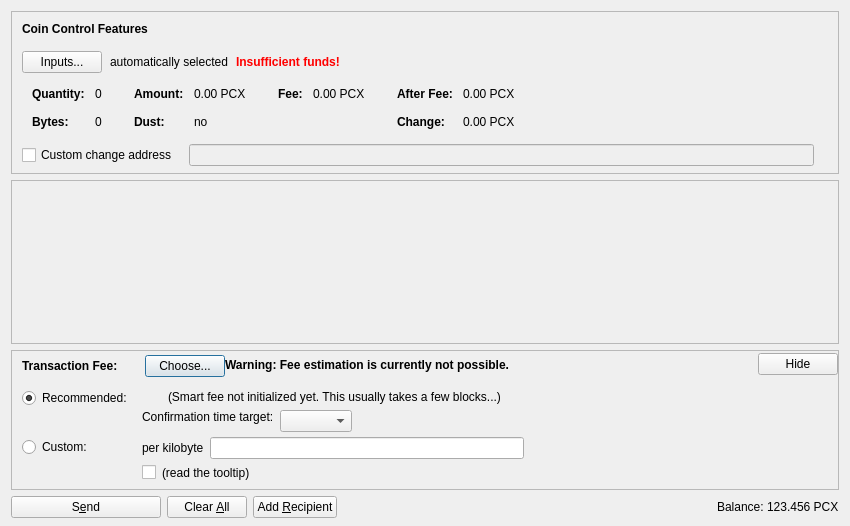
<?xml version="1.0" encoding="UTF-8"?>
<ui version="4.0">
 <class>SendCoinsDialog</class>
 <widget class="QDialog" name="SendCoinsDialog">
  <property name="geometry">
   <rect>
    <x>0</x>
    <y>0</y>
    <width>850</width>
    <height>526</height>
   </rect>
  </property>
  <property name="windowTitle">
   <string>Send Coins</string>
  </property>
  <layout class="QVBoxLayout" name="verticalLayout" stretch="0,1,0,0">
   <property name="bottomMargin">
    <number>8</number>
   </property>
   <item>
    <widget class="QFrame" name="frameCoinControl">
     <property name="sizePolicy">
      <sizepolicy hsizetype="Expanding" vsizetype="Expanding">
       <horstretch>0</horstretch>
       <verstretch>0</verstretch>
      </sizepolicy>
     </property>
     <property name="maximumSize">
      <size>
       <width>16777215</width>
       <height>16777215</height>
      </size>
     </property>
     <property name="frameShape">
      <enum>QFrame::StyledPanel</enum>
     </property>
     <property name="frameShadow">
      <enum>QFrame::Sunken</enum>
     </property>
     <layout class="QVBoxLayout" name="verticalLayoutCoinControl2">
      <property name="spacing">
       <number>0</number>
      </property>
      <property name="leftMargin">
       <number>0</number>
      </property>
      <property name="topMargin">
       <number>0</number>
      </property>
      <property name="rightMargin">
       <number>0</number>
      </property>
      <property name="bottomMargin">
       <number>6</number>
      </property>
      <item>
       <layout class="QVBoxLayout" name="verticalLayoutCoinControl" stretch="0,0,0,0,1">
        <property name="spacing">
         <number>0</number>
        </property>
        <property name="leftMargin">
         <number>10</number>
        </property>
        <property name="topMargin">
         <number>10</number>
        </property>
        <item>
         <layout class="QHBoxLayout" name="horizontalLayoutCoinControl1">
          <property name="bottomMargin">
           <number>15</number>
          </property>
          <item>
           <widget class="QLabel" name="labelCoinControlFeatures">
            <property name="sizePolicy">
             <sizepolicy hsizetype="Preferred" vsizetype="Maximum">
              <horstretch>0</horstretch>
              <verstretch>0</verstretch>
             </sizepolicy>
            </property>
            <property name="font">
             <font>
              <weight>75</weight>
              <bold>true</bold>
             </font>
            </property>
            <property name="styleSheet">
             <string notr="true">font-weight:bold;</string>
            </property>
            <property name="text">
             <string>Coin Control Features</string>
            </property>
           </widget>
          </item>
         </layout>
        </item>
        <item>
         <layout class="QHBoxLayout" name="horizontalLayoutCoinControl2" stretch="0,0,0,0">
          <property name="spacing">
           <number>8</number>
          </property>
          <property name="bottomMargin">
           <number>10</number>
          </property>
          <item>
           <widget class="QPushButton" name="pushButtonCoinControl">
            <property name="styleSheet">
             <string notr="true"/>
            </property>
            <property name="text">
             <string>Inputs...</string>
            </property>
            <property name="autoDefault">
             <bool>false</bool>
            </property>
           </widget>
          </item>
          <item>
           <widget class="QLabel" name="labelCoinControlAutomaticallySelected">
            <property name="text">
             <string>automatically selected</string>
            </property>
            <property name="margin">
             <number>5</number>
            </property>
           </widget>
          </item>
          <item>
           <widget class="QLabel" name="labelCoinControlInsuffFunds">
            <property name="font">
             <font>
              <weight>75</weight>
              <bold>true</bold>
             </font>
            </property>
            <property name="styleSheet">
             <string notr="true">color:red;font-weight:bold;</string>
            </property>
            <property name="text">
             <string>Insufficient funds!</string>
            </property>
            <property name="margin">
             <number>5</number>
            </property>
           </widget>
          </item>
          <item>
           <spacer name="horizontalSpacerCoinControl">
            <property name="orientation">
             <enum>Qt::Horizontal</enum>
            </property>
            <property name="sizeHint" stdset="0">
             <size>
              <width>40</width>
              <height>1</height>
             </size>
            </property>
           </spacer>
          </item>
         </layout>
        </item>
        <item>
         <widget class="QWidget" name="widgetCoinControl" native="true">
          <property name="sizePolicy">
           <sizepolicy hsizetype="Preferred" vsizetype="Preferred">
            <horstretch>0</horstretch>
            <verstretch>0</verstretch>
           </sizepolicy>
          </property>
          <property name="minimumSize">
           <size>
            <width>0</width>
            <height>0</height>
           </size>
          </property>
          <property name="styleSheet">
           <string notr="true"/>
          </property>
          <layout class="QHBoxLayout" name="horizontalLayoutCoinControl5">
           <property name="leftMargin">
            <number>0</number>
           </property>
           <property name="topMargin">
            <number>0</number>
           </property>
           <property name="rightMargin">
            <number>0</number>
           </property>
           <property name="bottomMargin">
            <number>0</number>
           </property>
           <item>
            <layout class="QHBoxLayout" name="horizontalLayoutCoinControl3" stretch="0,0,0,1">
             <property name="spacing">
              <number>20</number>
             </property>
             <property name="topMargin">
              <number>0</number>
             </property>
             <property name="bottomMargin">
              <number>10</number>
             </property>
             <item>
              <layout class="QFormLayout" name="formLayoutCoinControl1">
               <property name="horizontalSpacing">
                <number>10</number>
               </property>
               <property name="verticalSpacing">
                <number>14</number>
               </property>
               <property name="leftMargin">
                <number>10</number>
               </property>
               <property name="topMargin">
                <number>4</number>
               </property>
               <property name="rightMargin">
                <number>6</number>
               </property>
               <item row="0" column="0">
                <widget class="QLabel" name="labelCoinControlQuantityText">
                 <property name="font">
                  <font>
                   <weight>75</weight>
                   <bold>true</bold>
                  </font>
                 </property>
                 <property name="text">
                  <string>Quantity:</string>
                 </property>
                 <property name="margin">
                  <number>0</number>
                 </property>
                </widget>
               </item>
               <item row="0" column="1">
                <widget class="QLabel" name="labelCoinControlQuantity">
                 <property name="cursor">
                  <cursorShape>IBeamCursor</cursorShape>
                 </property>
                 <property name="contextMenuPolicy">
                  <enum>Qt::ActionsContextMenu</enum>
                 </property>
                 <property name="text">
                  <string notr="true">0</string>
                 </property>
                 <property name="margin">
                  <number>0</number>
                 </property>
                 <property name="textInteractionFlags">
                  <set>Qt::LinksAccessibleByMouse|Qt::TextSelectableByKeyboard|Qt::TextSelectableByMouse</set>
                 </property>
                </widget>
               </item>
               <item row="1" column="0">
                <widget class="QLabel" name="labelCoinControlBytesText">
                 <property name="font">
                  <font>
                   <weight>75</weight>
                   <bold>true</bold>
                  </font>
                 </property>
                 <property name="text">
                  <string>Bytes:</string>
                 </property>
                </widget>
               </item>
               <item row="1" column="1">
                <widget class="QLabel" name="labelCoinControlBytes">
                 <property name="cursor">
                  <cursorShape>IBeamCursor</cursorShape>
                 </property>
                 <property name="contextMenuPolicy">
                  <enum>Qt::ActionsContextMenu</enum>
                 </property>
                 <property name="text">
                  <string notr="true">0</string>
                 </property>
                 <property name="textInteractionFlags">
                  <set>Qt::LinksAccessibleByMouse|Qt::TextSelectableByKeyboard|Qt::TextSelectableByMouse</set>
                 </property>
                </widget>
               </item>
              </layout>
             </item>
             <item>
              <layout class="QFormLayout" name="formLayoutCoinControl2">
               <property name="horizontalSpacing">
                <number>10</number>
               </property>
               <property name="verticalSpacing">
                <number>14</number>
               </property>
               <property name="leftMargin">
                <number>6</number>
               </property>
               <property name="topMargin">
                <number>4</number>
               </property>
               <property name="rightMargin">
                <number>6</number>
               </property>
               <item row="0" column="0">
                <widget class="QLabel" name="labelCoinControlAmountText">
                 <property name="font">
                  <font>
                   <weight>75</weight>
                   <bold>true</bold>
                  </font>
                 </property>
                 <property name="text">
                  <string>Amount:</string>
                 </property>
                 <property name="margin">
                  <number>0</number>
                 </property>
                </widget>
               </item>
               <item row="0" column="1">
                <widget class="QLabel" name="labelCoinControlAmount">
                 <property name="cursor">
                  <cursorShape>IBeamCursor</cursorShape>
                 </property>
                 <property name="contextMenuPolicy">
                  <enum>Qt::ActionsContextMenu</enum>
                 </property>
                 <property name="text">
                  <string notr="true">0.00 PCX</string>
                 </property>
                 <property name="textInteractionFlags">
                  <set>Qt::LinksAccessibleByMouse|Qt::TextSelectableByKeyboard|Qt::TextSelectableByMouse</set>
                 </property>
                </widget>
               </item>
               <item row="1" column="0">
                <widget class="QLabel" name="labelCoinControlLowOutputText">
                 <property name="font">
                  <font>
                   <weight>75</weight>
                   <bold>true</bold>
                  </font>
                 </property>
                 <property name="text">
                  <string>Dust:</string>
                 </property>
                </widget>
               </item>
               <item row="1" column="1">
                <widget class="QLabel" name="labelCoinControlLowOutput">
                 <property name="cursor">
                  <cursorShape>IBeamCursor</cursorShape>
                 </property>
                 <property name="contextMenuPolicy">
                  <enum>Qt::ActionsContextMenu</enum>
                 </property>
                 <property name="text">
                  <string notr="true">no</string>
                 </property>
                 <property name="textInteractionFlags">
                  <set>Qt::LinksAccessibleByMouse|Qt::TextSelectableByKeyboard|Qt::TextSelectableByMouse</set>
                 </property>
                </widget>
               </item>
              </layout>
             </item>
             <item>
              <layout class="QFormLayout" name="formLayoutCoinControl3">
               <property name="horizontalSpacing">
                <number>10</number>
               </property>
               <property name="verticalSpacing">
                <number>14</number>
               </property>
               <property name="leftMargin">
                <number>6</number>
               </property>
               <property name="topMargin">
                <number>4</number>
               </property>
               <property name="rightMargin">
                <number>6</number>
               </property>
               <item row="0" column="0">
                <widget class="QLabel" name="labelCoinControlFeeText">
                 <property name="font">
                  <font>
                   <weight>75</weight>
                   <bold>true</bold>
                  </font>
                 </property>
                 <property name="text">
                  <string>Fee:</string>
                 </property>
                 <property name="margin">
                  <number>0</number>
                 </property>
                </widget>
               </item>
               <item row="0" column="1">
                <widget class="QLabel" name="labelCoinControlFee">
                 <property name="cursor">
                  <cursorShape>IBeamCursor</cursorShape>
                 </property>
                 <property name="contextMenuPolicy">
                  <enum>Qt::ActionsContextMenu</enum>
                 </property>
                 <property name="text">
                  <string notr="true">0.00 PCX</string>
                 </property>
                 <property name="textInteractionFlags">
                  <set>Qt::LinksAccessibleByMouse|Qt::TextSelectableByKeyboard|Qt::TextSelectableByMouse</set>
                 </property>
                </widget>
               </item>
              </layout>
             </item>
             <item>
              <layout class="QFormLayout" name="formLayoutCoinControl4">
               <property name="horizontalSpacing">
                <number>10</number>
               </property>
               <property name="verticalSpacing">
                <number>14</number>
               </property>
               <property name="leftMargin">
                <number>6</number>
               </property>
               <property name="topMargin">
                <number>4</number>
               </property>
               <property name="rightMargin">
                <number>6</number>
               </property>
               <item row="0" column="0">
                <widget class="QLabel" name="labelCoinControlAfterFeeText">
                 <property name="font">
                  <font>
                   <weight>75</weight>
                   <bold>true</bold>
                  </font>
                 </property>
                 <property name="text">
                  <string>After Fee:</string>
                 </property>
                 <property name="margin">
                  <number>0</number>
                 </property>
                </widget>
               </item>
               <item row="0" column="1">
                <widget class="QLabel" name="labelCoinControlAfterFee">
                 <property name="cursor">
                  <cursorShape>IBeamCursor</cursorShape>
                 </property>
                 <property name="contextMenuPolicy">
                  <enum>Qt::ActionsContextMenu</enum>
                 </property>
                 <property name="text">
                  <string notr="true">0.00 PCX</string>
                 </property>
                 <property name="textInteractionFlags">
                  <set>Qt::LinksAccessibleByMouse|Qt::TextSelectableByKeyboard|Qt::TextSelectableByMouse</set>
                 </property>
                </widget>
               </item>
               <item row="1" column="0">
                <widget class="QLabel" name="labelCoinControlChangeText">
                 <property name="font">
                  <font>
                   <weight>75</weight>
                   <bold>true</bold>
                  </font>
                 </property>
                 <property name="text">
                  <string>Change:</string>
                 </property>
                </widget>
               </item>
               <item row="1" column="1">
                <widget class="QLabel" name="labelCoinControlChange">
                 <property name="cursor">
                  <cursorShape>IBeamCursor</cursorShape>
                 </property>
                 <property name="contextMenuPolicy">
                  <enum>Qt::ActionsContextMenu</enum>
                 </property>
                 <property name="text">
                  <string notr="true">0.00 PCX</string>
                 </property>
                 <property name="textInteractionFlags">
                  <set>Qt::LinksAccessibleByMouse|Qt::TextSelectableByKeyboard|Qt::TextSelectableByMouse</set>
                 </property>
                </widget>
               </item>
              </layout>
             </item>
            </layout>
           </item>
          </layout>
         </widget>
        </item>
        <item>
         <layout class="QHBoxLayout" name="horizontalLayoutCoinControl4" stretch="0,0,0">
          <property name="spacing">
           <number>12</number>
          </property>
          <property name="sizeConstraint">
           <enum>QLayout::SetDefaultConstraint</enum>
          </property>
          <property name="topMargin">
           <number>5</number>
          </property>
          <property name="rightMargin">
           <number>5</number>
          </property>
          <item>
           <widget class="QCheckBox" name="checkBoxCoinControlChange">
            <property name="toolTip">
             <string>If this is activated, but the change address is empty or invalid, change will be sent to a newly generated address.</string>
            </property>
            <property name="text">
             <string>Custom change address</string>
            </property>
           </widget>
          </item>
          <item>
           <widget class="QValidatedLineEdit" name="lineEditCoinControlChange">
            <property name="enabled">
             <bool>false</bool>
            </property>
            <property name="sizePolicy">
             <sizepolicy hsizetype="Expanding" vsizetype="Fixed">
              <horstretch>0</horstretch>
              <verstretch>0</verstretch>
             </sizepolicy>
            </property>
           </widget>
          </item>
          <item>
           <widget class="QLabel" name="labelCoinControlChangeLabel">
            <property name="sizePolicy">
             <sizepolicy hsizetype="Preferred" vsizetype="Expanding">
              <horstretch>0</horstretch>
              <verstretch>0</verstretch>
             </sizepolicy>
            </property>
            <property name="minimumSize">
             <size>
              <width>0</width>
              <height>0</height>
             </size>
            </property>
            <property name="text">
             <string/>
            </property>
            <property name="margin">
             <number>3</number>
            </property>
           </widget>
          </item>
         </layout>
        </item>
        <item>
         <spacer name="verticalSpacerCoinControl">
          <property name="orientation">
           <enum>Qt::Vertical</enum>
          </property>
          <property name="sizeHint" stdset="0">
           <size>
            <width>800</width>
            <height>1</height>
           </size>
          </property>
         </spacer>
        </item>
       </layout>
      </item>
     </layout>
    </widget>
   </item>
   <item>
    <widget class="QScrollArea" name="scrollArea">
     <property name="widgetResizable">
      <bool>true</bool>
     </property>
     <widget class="QWidget" name="scrollAreaWidgetContents">
      <property name="geometry">
       <rect>
        <x>0</x>
        <y>0</y>
        <width>830</width>
        <height>104</height>
       </rect>
      </property>
      <layout class="QVBoxLayout" name="verticalLayout_2" stretch="0,1">
       <property name="leftMargin">
        <number>0</number>
       </property>
       <property name="topMargin">
        <number>0</number>
       </property>
       <property name="rightMargin">
        <number>0</number>
       </property>
       <property name="bottomMargin">
        <number>0</number>
       </property>
       <item>
        <layout class="QVBoxLayout" name="entries">
         <property name="spacing">
          <number>6</number>
         </property>
        </layout>
       </item>
       <item>
        <spacer name="verticalSpacer">
         <property name="orientation">
          <enum>Qt::Vertical</enum>
         </property>
         <property name="sizeHint" stdset="0">
          <size>
           <width>20</width>
           <height>40</height>
          </size>
         </property>
        </spacer>
       </item>
      </layout>
     </widget>
    </widget>
   </item>
   <item>
    <widget class="QFrame" name="frameFee">
     <property name="sizePolicy">
      <sizepolicy hsizetype="Expanding" vsizetype="Expanding">
       <horstretch>0</horstretch>
       <verstretch>0</verstretch>
      </sizepolicy>
     </property>
     <property name="maximumSize">
      <size>
       <width>16777215</width>
       <height>16777215</height>
      </size>
     </property>
     <property name="frameShape">
      <enum>QFrame::StyledPanel</enum>
     </property>
     <property name="frameShadow">
      <enum>QFrame::Sunken</enum>
     </property>
     <layout class="QVBoxLayout" name="verticalLayoutFee1">
      <property name="spacing">
       <number>0</number>
      </property>
      <property name="leftMargin">
       <number>0</number>
      </property>
      <property name="topMargin">
       <number>0</number>
      </property>
      <property name="rightMargin">
       <number>0</number>
      </property>
      <property name="bottomMargin">
       <number>0</number>
      </property>
      <item>
       <layout class="QVBoxLayout" name="verticalLayoutFee2" stretch="0,0,0">
        <property name="spacing">
         <number>0</number>
        </property>
        <property name="leftMargin">
         <number>10</number>
        </property>
        <property name="topMargin">
         <number>0</number>
        </property>
        <item>
         <layout class="QHBoxLayout" name="horizontalLayoutFee1">
          <property name="bottomMargin">
           <number>0</number>
          </property>
          <item>
           <layout class="QVBoxLayout" name="verticalLayoutFee7">
            <property name="spacing">
             <number>0</number>
            </property>
            <item>
             <spacer name="verticalSpacerSmartFee">
              <property name="orientation">
               <enum>Qt::Vertical</enum>
              </property>
              <property name="sizeType">
               <enum>QSizePolicy::Fixed</enum>
              </property>
              <property name="sizeHint" stdset="0">
               <size>
                <width>1</width>
                <height>4</height>
               </size>
              </property>
             </spacer>
            </item>
            <item>
             <layout class="QHBoxLayout" name="horizontalLayoutSmartFee">
              <property name="spacing">
               <number>10</number>
              </property>
              <item>
               <widget class="QLabel" name="labelFeeHeadline">
                <property name="sizePolicy">
                 <sizepolicy hsizetype="Preferred" vsizetype="Maximum">
                  <horstretch>0</horstretch>
                  <verstretch>0</verstretch>
                 </sizepolicy>
                </property>
                <property name="font">
                 <font>
                  <weight>75</weight>
                  <bold>true</bold>
                 </font>
                </property>
                <property name="styleSheet">
                 <string notr="true">font-weight:bold;</string>
                </property>
                <property name="text">
                 <string>Transaction Fee:</string>
                </property>
               </widget>
              </item>
              <item>
               <widget class="QLabel" name="labelFeeMinimized">
                <property name="text">
                 <string/>
                </property>
               </widget>
              </item>
              <item>
               <widget class="QPushButton" name="buttonChooseFee">
                <property name="text">
                 <string>Choose...</string>
                </property>
               </widget>
              </item>
             </layout>
            </item>
            <item>
             <spacer name="verticalSpacer_5">
              <property name="orientation">
               <enum>Qt::Vertical</enum>
              </property>
              <property name="sizeHint" stdset="0">
               <size>
                <width>1</width>
                <height>1</height>
               </size>
              </property>
             </spacer>
            </item>
           </layout>
          </item>
          <item>
           <widget class="QLabel" name="fallbackFeeWarningLabel">
            <property name="toolTip">
             <string>Using the fallbackfee can result in sending a transaction that will take several hours or days (or never) to confirm. Consider choosing your fee manually or wait until you have validated the complete chain.</string>
            </property>
            <property name="font">
            <font>
                <weight>75</weight>
                <bold>true</bold>
            </font>
            </property>
            <property name="text">
             <string>Warning: Fee estimation is currently not possible.</string>
            </property>
            <property name="wordWrap">
             <bool>false</bool>
            </property>
           </widget>
          </item>
          <item>
           <spacer name="horizontalSpacer_4">
            <property name="orientation">
             <enum>Qt::Horizontal</enum>
            </property>
            <property name="sizeType">
             <enum>QSizePolicy::MinimumExpanding</enum>
            </property>
            <property name="sizeHint" stdset="0">
             <size>
              <width>40</width>
              <height>20</height>
             </size>
            </property>
           </spacer>
          </item>
          <item>
           <widget class="QPushButton" name="buttonMinimizeFee">
            <property name="toolTip">
             <string>collapse fee-settings</string>
            </property>
            <property name="text">
             <string>Hide</string>
            </property>
           </widget>
          </item>
         </layout>
        </item>
        <item>
         <widget class="QFrame" name="frameFeeSelection">
          <layout class="QVBoxLayout" name="verticalLayoutFee12">
           <property name="spacing">
            <number>0</number>
           </property>
           <property name="leftMargin">
            <number>0</number>
           </property>
           <property name="topMargin">
            <number>0</number>
           </property>
           <property name="rightMargin">
            <number>0</number>
           </property>
           <property name="bottomMargin">
            <number>0</number>
           </property>
           <item>
            <layout class="QGridLayout" name="gridLayoutFee">
             <property name="topMargin">
              <number>10</number>
             </property>
             <property name="bottomMargin">
              <number>4</number>
             </property>
             <property name="horizontalSpacing">
              <number>10</number>
             </property>
             <property name="verticalSpacing">
              <number>4</number>
             </property>
             <item row="1" column="1">
              <layout class="QVBoxLayout" name="verticalLayoutFee8">
               <property name="spacing">
                <number>6</number>
               </property>
               <item>
                <layout class="QHBoxLayout" name="horizontalLayoutFee13">
                 <item>
                  <widget class="QLabel" name="labelCustomPerKilobyte">
                   <property name="toolTip">
                    <string>If the custom fee is set to 1000 satoshis and the transaction is only 250 bytes, then &quot;per kilobyte&quot; only pays 250 satoshis in fee, while &quot;total at least&quot; pays 1000 satoshis. For transactions bigger than a kilobyte both pay by kilobyte.</string>
                   </property>
                   <property name="text">
                    <string>per kilobyte</string>
                   </property>
                  </widget>
                 </item>
                 <item>
                  <widget class="BitcoinAmountField" name="customFee"/>
                 </item>
                 <item>
                  <spacer name="horizontalSpacer_6">
                   <property name="orientation">
                    <enum>Qt::Horizontal</enum>
                   </property>
                   <property name="sizeHint" stdset="0">
                    <size>
                     <width>1</width>
                     <height>1</height>
                    </size>
                   </property>
                  </spacer>
                 </item>
                </layout>
               </item>
               <item>
                <layout class="QHBoxLayout" name="horizontalLayoutFee8">
                 <item>
                  <widget class="QCheckBox" name="checkBoxMinimumFee">
                   <property name="toolTip">
                    <string>Paying only the minimum fee is just fine as long as there is less transaction volume than space in the blocks. But be aware that this can end up in a never confirming transaction once there is more demand for pricecoinx transactions than the network can process.</string>
                   </property>
                   <property name="text">
                    <string/>
                   </property>
                  </widget>
                 </item>
                 <item>
                  <widget class="QLabel" name="labelMinFeeWarning">
                   <property name="enabled">
                    <bool>true</bool>
                   </property>
                   <property name="toolTip">
                    <string>Paying only the minimum fee is just fine as long as there is less transaction volume than space in the blocks. But be aware that this can end up in a never confirming transaction once there is more demand for pricecoinx transactions than the network can process.</string>
                   </property>
                   <property name="text">
                    <string>(read the tooltip)</string>
                   </property>
                   <property name="margin">
                    <number>5</number>
                   </property>
                  </widget>
                 </item>
                 <item>
                  <spacer name="horizontalSpacer_2">
                   <property name="orientation">
                    <enum>Qt::Horizontal</enum>
                   </property>
                   <property name="sizeHint" stdset="0">
                    <size>
                     <width>1</width>
                     <height>1</height>
                    </size>
                   </property>
                  </spacer>
                 </item>
                </layout>
               </item>
              </layout>
             </item>
             <item row="0" column="0">
              <layout class="QVBoxLayout" name="verticalLayoutFee4" stretch="0,1">
               <item>
                <widget class="QRadioButton" name="radioSmartFee">
                 <property name="text">
                  <string>Recommended:</string>
                 </property>
                 <property name="checked">
                  <bool>true</bool>
                 </property>
                 <attribute name="buttonGroup">
                  <string notr="true">groupFee</string>
                 </attribute>
                </widget>
               </item>
               <item>
                <spacer name="verticalSpacer_2">
                 <property name="orientation">
                  <enum>Qt::Vertical</enum>
                 </property>
                 <property name="sizeHint" stdset="0">
                  <size>
                   <width>1</width>
                   <height>1</height>
                  </size>
                 </property>
                </spacer>
               </item>
              </layout>
             </item>
             <item row="1" column="0">
              <layout class="QVBoxLayout" name="verticalLayoutFee9" stretch="0,1">
               <item>
                <widget class="QRadioButton" name="radioCustomFee">
                 <property name="text">
                  <string>Custom:</string>
                 </property>
                 <attribute name="buttonGroup">
                  <string notr="true">groupFee</string>
                 </attribute>
                </widget>
               </item>
               <item>
                <spacer name="verticalSpacer_6">
                 <property name="orientation">
                  <enum>Qt::Vertical</enum>
                 </property>
                 <property name="sizeHint" stdset="0">
                  <size>
                   <width>1</width>
                   <height>1</height>
                  </size>
                 </property>
                </spacer>
               </item>
              </layout>
             </item>
             <item row="0" column="1">
              <layout class="QVBoxLayout" name="verticalLayoutFee3" stretch="0,0,1">
               <property name="spacing">
                <number>6</number>
               </property>
               <property name="topMargin">
                <number>2</number>
               </property>
               <item>
                <layout class="QHBoxLayout" name="horizontalLayoutFee12">
                 <item>
                  <widget class="QLabel" name="labelSmartFee">
                   <property name="text">
                    <string/>
                   </property>
                   <property name="margin">
                    <number>2</number>
                   </property>
                  </widget>
                 </item>
                 <item>
                  <widget class="QLabel" name="labelFeeEstimation">
                   <property name="text">
                    <string/>
                   </property>
                  </widget>
                 </item>
                 <item>
                  <widget class="QLabel" name="labelSmartFee2">
                   <property name="text">
                    <string>(Smart fee not initialized yet. This usually takes a few blocks...)</string>
                   </property>
                   <property name="margin">
                    <number>2</number>
                   </property>
                  </widget>
                 </item>
                 <item>
                  <spacer name="horizontalSpacer_5">
                   <property name="orientation">
                    <enum>Qt::Horizontal</enum>
                   </property>
                   <property name="sizeHint" stdset="0">
                    <size>
                     <width>1</width>
                     <height>1</height>
                    </size>
                   </property>
                  </spacer>
                 </item>
                </layout>
               </item>
               <item>
                <layout class="QHBoxLayout" name="horizontalLayoutFee9">
                 <item>
                  <layout class="QVBoxLayout" name="verticalLayoutFee6">
                   <item>
                    <widget class="QLabel" name="labelSmartFee3">
                     <property name="text">
                      <string>Confirmation time target:</string>
                     </property>
                     <property name="margin">
                      <number>2</number>
                     </property>
                    </widget>
                   </item>
                   <item>
                    <spacer name="verticalSpacer_3">
                     <property name="orientation">
                      <enum>Qt::Vertical</enum>
                     </property>
                     <property name="sizeHint" stdset="0">
                      <size>
                       <width>1</width>
                       <height>1</height>
                      </size>
                     </property>
                    </spacer>
                   </item>
                  </layout>
                 </item>
                 <item>
                  <layout class="QVBoxLayout" name="verticalLayoutFee5">
                   <property name="rightMargin">
                    <number>30</number>
                   </property>
                   <item>
                    <layout class="QHBoxLayout" name="horizontalLayoutConfTarget">
                     <property name="bottomMargin">
                      <number>0</number>
                     </property>
                     <item>
                      <widget class="QComboBox" name="confTargetSelector"/>
                     </item>
                     <item>
                      <spacer name="horizontalSpacerConfTarget">
                       <property name="orientation">
                        <enum>Qt::Horizontal</enum>
                       </property>
                       <property name="sizeHint" stdset="0">
                        <size>
                         <width>40</width>
                         <height>20</height>
                        </size>
                       </property>
                      </spacer>
                     </item>
                    </layout>
                   </item>
                  </layout>
                 </item>
                </layout>
               </item>
               <item>
                <spacer name="verticalSpacer_4">
                 <property name="orientation">
                  <enum>Qt::Vertical</enum>
                 </property>
                 <property name="sizeHint" stdset="0">
                  <size>
                   <width>1</width>
                   <height>1</height>
                  </size>
                 </property>
                </spacer>
               </item>
              </layout>
             </item>
            </layout>
           </item>
          </layout>
         </widget>
        </item>
        <item>
         <spacer name="verticalSpacerFee">
          <property name="orientation">
           <enum>Qt::Vertical</enum>
          </property>
          <property name="sizeHint" stdset="0">
           <size>
            <width>40</width>
            <height>5</height>
           </size>
          </property>
         </spacer>
        </item>
       </layout>
      </item>
     </layout>
    </widget>
   </item>
   <item>
    <layout class="QHBoxLayout" name="horizontalLayout">
     <item>
      <widget class="QPushButton" name="sendButton">
       <property name="minimumSize">
        <size>
         <width>150</width>
         <height>0</height>
        </size>
       </property>
       <property name="toolTip">
        <string>Confirm the send action</string>
       </property>
       <property name="text">
        <string>S&amp;end</string>
       </property>
       <property name="icon">
        <iconset resource="../bitcoin.qrc">
         <normaloff>:/icons/send</normaloff>:/icons/send</iconset>
       </property>
       <property name="autoDefault">
        <bool>false</bool>
       </property>
       <property name="default">
        <bool>false</bool>
       </property>
      </widget>
     </item>
     <item>
      <widget class="QPushButton" name="clearButton">
       <property name="sizePolicy">
        <sizepolicy hsizetype="Minimum" vsizetype="Fixed">
         <horstretch>0</horstretch>
         <verstretch>0</verstretch>
        </sizepolicy>
       </property>
       <property name="toolTip">
        <string>Clear all fields of the form.</string>
       </property>
       <property name="text">
        <string>Clear &amp;All</string>
       </property>
       <property name="icon">
        <iconset resource="../bitcoin.qrc">
         <normaloff>:/icons/remove</normaloff>:/icons/remove</iconset>
       </property>
       <property name="autoDefault">
        <bool>false</bool>
       </property>
      </widget>
     </item>
     <item>
      <widget class="QPushButton" name="addButton">
       <property name="toolTip">
        <string>Send to multiple recipients at once</string>
       </property>
       <property name="text">
        <string>Add &amp;Recipient</string>
       </property>
       <property name="icon">
        <iconset resource="../bitcoin.qrc">
         <normaloff>:/icons/add</normaloff>:/icons/add</iconset>
       </property>
       <property name="autoDefault">
        <bool>false</bool>
       </property>
      </widget>
     </item>
     <item>
      <spacer name="horizontalSpacer">
       <property name="orientation">
        <enum>Qt::Horizontal</enum>
       </property>
       <property name="sizeHint" stdset="0">
        <size>
         <width>40</width>
         <height>20</height>
        </size>
       </property>
      </spacer>
     </item>
     <item>
      <layout class="QHBoxLayout" name="horizontalLayout_2">
       <property name="spacing">
        <number>3</number>
       </property>
       <item>
        <widget class="QLabel" name="label">
         <property name="sizePolicy">
          <sizepolicy hsizetype="Preferred" vsizetype="Fixed">
           <horstretch>0</horstretch>
           <verstretch>0</verstretch>
          </sizepolicy>
         </property>
         <property name="text">
          <string>Balance:</string>
         </property>
        </widget>
       </item>
       <item>
        <widget class="QLabel" name="labelBalance">
         <property name="sizePolicy">
          <sizepolicy hsizetype="Preferred" vsizetype="Fixed">
           <horstretch>0</horstretch>
           <verstretch>0</verstretch>
          </sizepolicy>
         </property>
         <property name="cursor">
          <cursorShape>IBeamCursor</cursorShape>
         </property>
         <property name="text">
          <string notr="true">123.456 PCX</string>
         </property>
         <property name="textInteractionFlags">
          <set>Qt::LinksAccessibleByMouse|Qt::TextSelectableByKeyboard|Qt::TextSelectableByMouse</set>
         </property>
        </widget>
       </item>
      </layout>
     </item>
    </layout>
   </item>
  </layout>
 </widget>
 <customwidgets>
  <customwidget>
   <class>QValidatedLineEdit</class>
   <extends>QLineEdit</extends>
   <header>qvalidatedlineedit.h</header>
  </customwidget>
  <customwidget>
   <class>BitcoinAmountField</class>
   <extends>QLineEdit</extends>
   <header>bitcoinamountfield.h</header>
   <container>1</container>
  </customwidget>
 </customwidgets>
 <resources>
  <include location="../bitcoin.qrc"/>
 </resources>
 <connections/>
 <buttongroups>
  <buttongroup name="groupFee"/>
 </buttongroups>
</ui>
